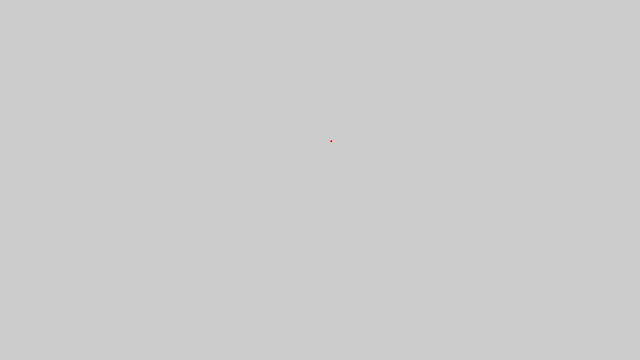
Frame 1 (no input)
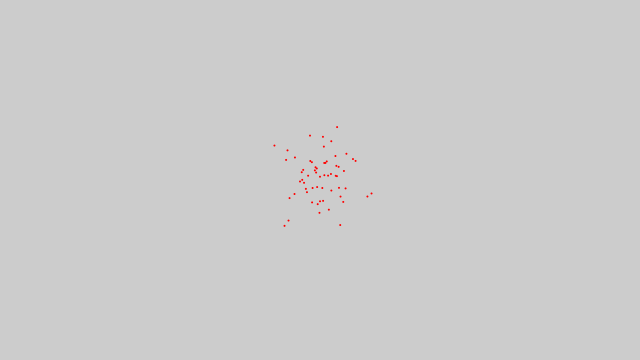
Frame 60 (the mouse pressed at the canvas centre just before this capture)
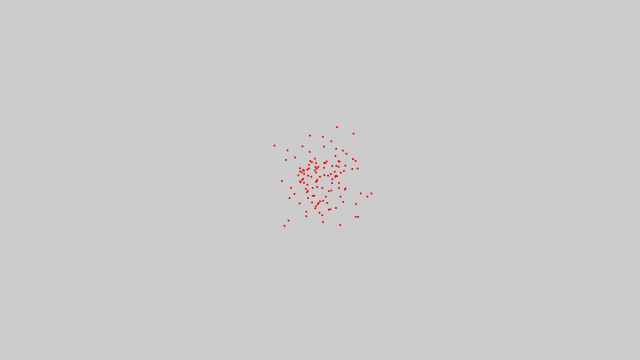
Frame 120 (the mouse held since frame 60 and released just before this capture)

The Processing sketch that drew these frames (run headless with seeded random() and noise(); from frame 60 on, the mouse is pressed at the canvas centre):

// Processing sketch: sketch_GaussianBloodSplatter
// ── sketch_GaussianBloodSplatter.pde
import java.util.*; 

Random generator;

void setup() {
  size(640, 360);
  generator = new Random();
}

void draw() {
  float num = (float) generator.nextGaussian();
  float sd = 20;
  float xmean = 320;
  
  float x = sd * num + xmean;
  
  num = (float) generator.nextGaussian();
  float ymean = 180;
  float y = sd * num + ymean;
  
  noStroke();
  fill(255,0,0);
  ellipse(x,y,2,2);
}
